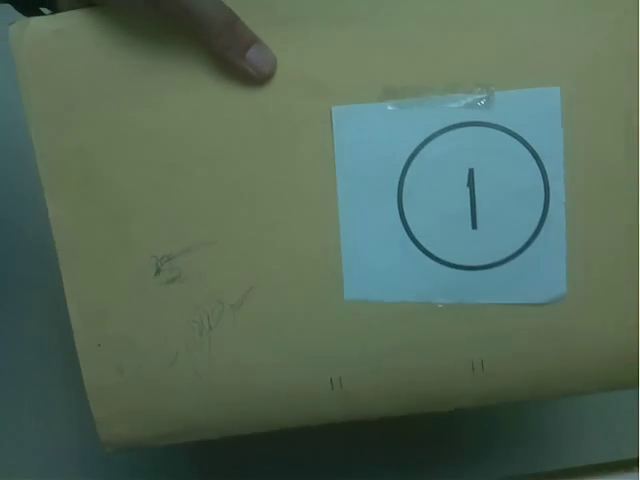
#> input picture frame 103 of Project_2_ Visual Calculator/data/videos/1.mp4, 640 x 480 px
$ python data_extractor.py
#> lines starting #> are read from the running program, lines starting #| are printed output that depends on the picture
import cv2
from cv2 import HOUGH_GRADIENT
import numpy as np


def logger(var_name,var_value):
    print(" --- ")
    print(">> ",var_name," : ", var_value)


def main():
    video_feed = cv2.VideoCapture('data/videos/1.mp4')

    iterator = 0


    while(1):
        _,frame = video_feed.read()
#> frame is the input picture: shape (480, 640, 3); mean B, G, R 89.1, 105.7, 84.6
        gray_scaled = cv2.cvtColor(frame,cv2.COLOR_BGR2GRAY)
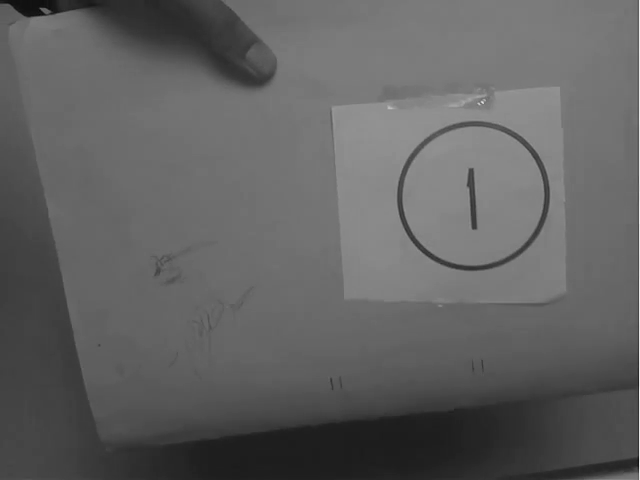
#> gray_scaled: shape (480, 640); min 10, max 242, mean 97.4
        circle_location = cv2.HoughCircles(gray_scaled , cv2.HOUGH_GRADIENT,1.2,20)
#> circle_location = [[473.4, 196.2, 70.2]]

        if circle_location is not None:
            circle_location = np.round(circle_location[0, :]).astype("int")
#> circle_location = [[473, 196, 70]]

            for i in circle_location:
                center_x = i[0];center_y = i[1];radius = i[2]
                x=center_x - radius ;y=center_y - radius
                h=2*radius;w=2*radius
#> this loop made 1 pass
#> (center_x, center_y, radius, x, y, h, w) on pass 1: (473, 196, 70, 403, 126, 140, 140)
                # [4 lines of commented-out code are left out]
            if y>0 and x>0:

                cropped_circle = gray_scaled[y:y+h , x:x+h]
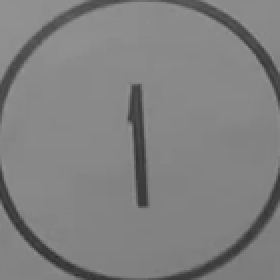
#> cropped_circle: shape (140, 140) (shown 2 times larger); min 47, max 149, mean 128
                cropped_circle_resize = cv2.resize(cropped_circle , (500,500))
                roi = cropped_circle_resize[90:410 , 90:410]
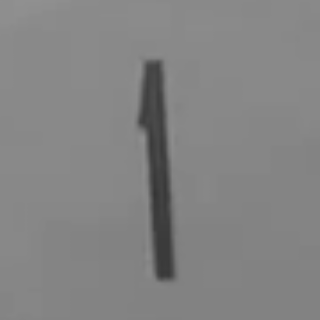
#> roi: shape (320, 320); min 53, max 144, mean 131.3

                iterator = iterator +1
                cv2.imwrite("data/extracted_images/1/"+str(iterator)+'.jpg',roi)
                # cv2.imshow("camera_feed", gray_scaled)
                # cv2.imshow("Cropper Circle Resize", cropped_circle_resize)
                cv2.imshow("Region of Interest", roi)
                cv2.waitKey(1)


if __name__ == '__main__':
    main()

$ run again, starting later in the video
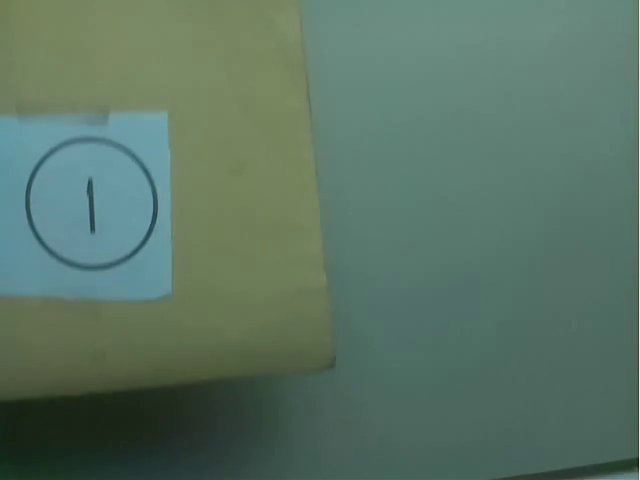
#> input picture frame 464 of Project_2_ Visual Calculator/data/videos/1.mp4, 640 x 480 px
#> in main, frame is the input picture: shape (480, 640, 3); mean B, G, R 100.5, 115.3, 90
#> in main, `gray_scaled = cv2.cvtColor(frame,cv2.COLOR_BGR2GRAY)`:
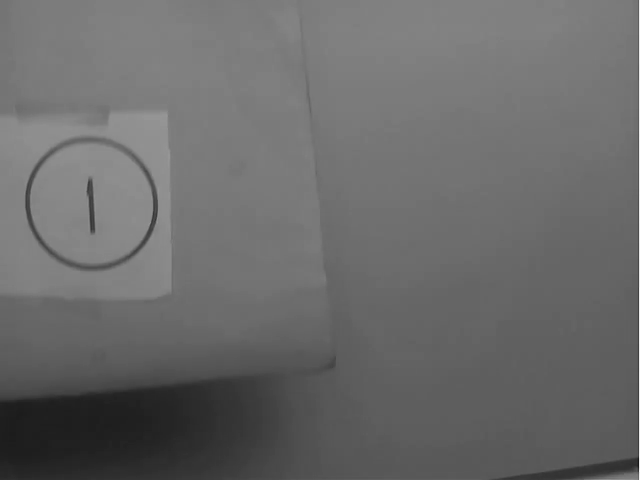
#> gray_scaled: shape (480, 640); min 22, max 242, mean 106.1
#> in main, `circle_location = cv2.HoughCircles(gray_scaled , cv2.HOUGH_GRADIENT,1...`: circle_location = [[91.8, 204.6, 60.84]]
#> in main, `circle_location = np.round(circle_location[0, :]).astype("int")`: circle_location = [[92, 205, 61]]
#> the loop in main, `for i in circle_location:` made 1 pass
#> (center_x, center_y, radius, x, y, h, w) on pass 1: (92, 205, 61, 31, 144, 122, 122)
#> in main, `roi = cropped_circle_resize[90:410 , 90:410]`:
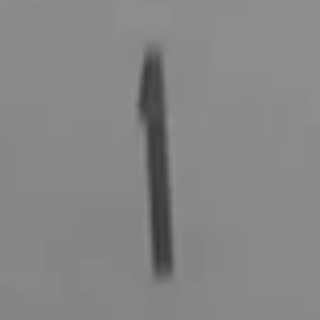
#> roi: shape (320, 320); min 56, max 145, mean 133.5
